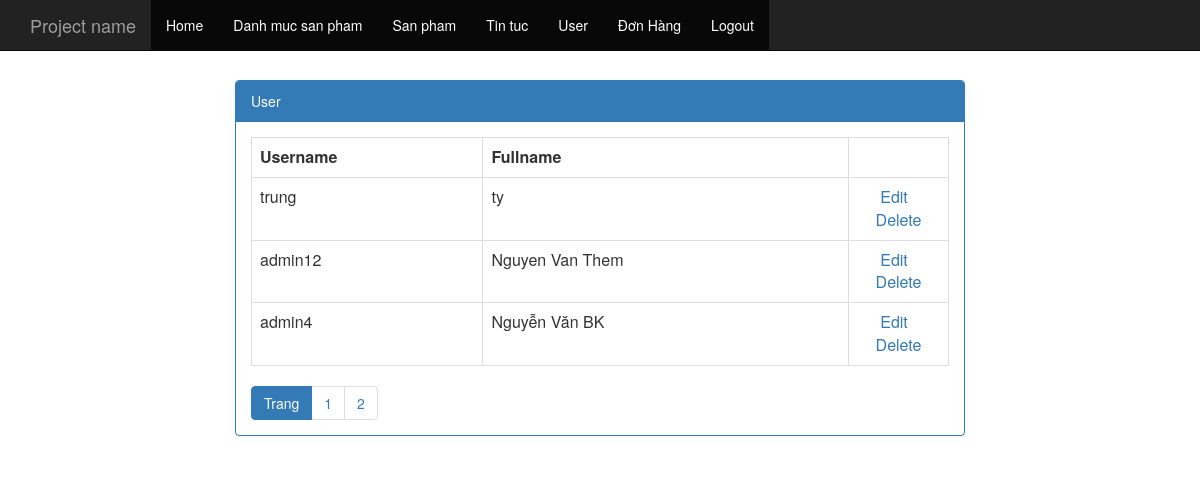
Page /admin/index.php?controller=user (signed in) on the committed database.
### tables this page shows
CREATE TABLE `tbl_user` (
  `pk_user_id` int(11) NOT NULL,
  `c_username` varchar(500) NOT NULL,
  `c_password` varchar(500) NOT NULL,
  `c_fullname` varchar(500) NOT NULL
);

### admin/controller/controller_user.php (called while the page is built, shortened)
<?php
    class controller_user extends controller{
        public function __construct()
        {
            $total_record = $this->model->num_rows("select * from tbl_user");
            $record_per_page = 3;
            $num_page = ceil($total_record/$record_per_page);
            $p = isset($_GET["p"]) && is_numeric($_GET["p"]) && $_GET["p"]>0 ? ($_GET["p"]-1) : 0;
            $from = $p*$record_per_page;
            $arr = $this->model->fetch("select * from tbl_user ORDER BY  pk_user_id desc limit $from,$record_per_page");
            include "view/view_user.php";
        }
    }
    new controller_user();
?>

### application/controller.php (called while the page is built, shortened)
<?php
    class controller{
        public function __construct()
        {
            $this->model = new model();
        }
    }
?>

### application/model.php (called while the page is built, shortened)
<?php
    class model{
        public function fetch($sql){
            global $link;
            $result = mysqli_query($link,$sql);
            $arr = array();
            while($rows = mysqli_fetch_array($result))
                $arr[] = $rows;
            return $arr;
        }
        public function num_rows($sql){
            global  $link;
            $result = mysqli_query($link,$sql);
            return mysqli_num_rows($result);
        }
    }
?>

### admin/view/view_user.php (the view, shortened to what this page needs)
<div class="col-md-8 col-xs-offset-2">
    <div class="panel panel-primary">
        <div class="panel-heading">User</div>
        <div class="panel-body">
            <table class="table table-bordered table-hover">
                <tr>
                    <th>Username</th>
                    <th>Fullname</th>
                    <th style="width: 100px"></th>
                </tr>
                <?php
                    foreach ($arr as $rows){
                ?>
                <tr>
                    <td><?php echo $rows["c_username"]; ?></td>
                    <td><?php echo $rows["c_fullname"]; ?></td>
                    <td style="text-align: center">
                        <a href="index.php?controller=add_edit_user&act=edit&id=<?php echo $rows["pk_user_id"]; ?>">Edit</a>&nbsp;&nbsp;
                        <a href="index.php?controller=user&act=delete&id=<?php echo $rows["pk_user_id"];?>" onclick="return window.confirm('Are you sure?'); ">Delete</a>
                    </td>
                </tr>
                <?php }?>
            </table>
            <ul class="pagination">
                <li class="active"><a href="#">Trang</a></li>
                <?php
                    for ($i =1;$i <= $num_page;$i++){
                ?>
                <li><a href="index.php?controller=user&p=<?php echo $i; ?>">
                        <?php echo $i; ?></a></li>
                <?php }?>
            </ul>
        </div>
    </div>
</div>

### admin/view/view_user.php (style rules this page uses)
.pagination { padding: 0; margin: 0 }

### rows in the picture
tbl_user: c_username "trung", c_fullname "ty"
tbl_user: c_username "admin12", c_fullname "Nguyen Van Them"
tbl_user: c_username "admin4", c_fullname "Nguyễn Văn BK"
